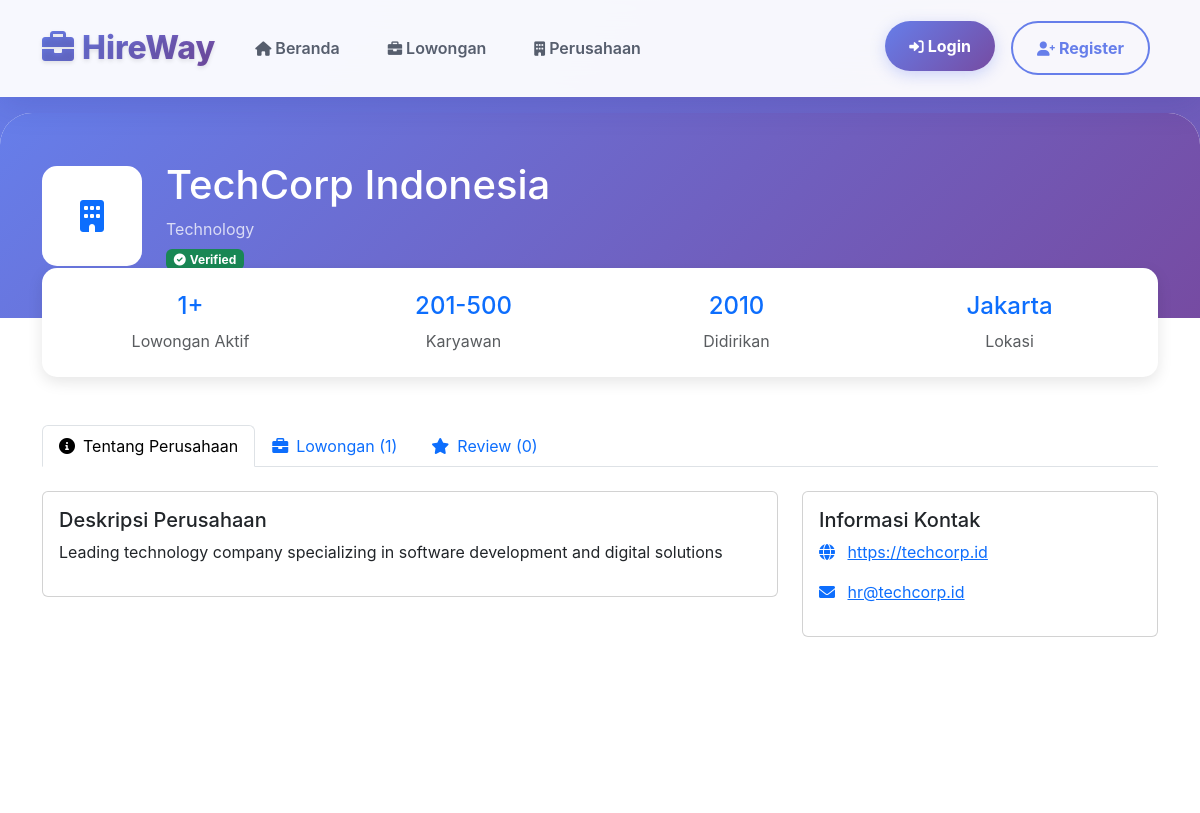
Screenshot of /company-detail.php?id=1 with the database file from the repository.
### tables this page shows
CREATE TABLE companies (
    id INT AUTO_INCREMENT PRIMARY KEY,
    name VARCHAR(150) NOT NULL,
    slug VARCHAR(150) UNIQUE,
    description TEXT,
    industry VARCHAR(100),
    company_size ENUM('1-10', '11-50', '51-200', '201-500', '500+'),
    founded_year YEAR,
    website VARCHAR(255),
    email VARCHAR(100),
    phone VARCHAR(20),
    address TEXT,
    city VARCHAR(100),
    province VARCHAR(100),
    postal_code VARCHAR(10),
    logo VARCHAR(255),
    cover_image VARCHAR(255),
    social_media JSON,
    is_verified BOOLEAN DEFAULT FALSE,
    is_premium BOOLEAN DEFAULT FALSE,
    created_at TIMESTAMP DEFAULT CURRENT_TIMESTAMP,
    updated_at TIMESTAMP DEFAULT CURRENT_TIMESTAMP ON UPDATE CURRENT_TIMESTAMP,
    
    INDEX idx_name (name),
    INDEX idx_slug (slug),
    INDEX idx_industry (industry),
    INDEX idx_city (city),
    INDEX idx_is_verified (is_verified),
    INDEX idx_is_premium (is_premium)
);

### company-detail.php (the view, shortened to what this page needs)
<?php
require_once 'src/includes/profile_helper.php';
$company_id = isset($_GET['id']) ? intval($_GET['id']) : 0;
$stmt = $pdo->prepare("SELECT * FROM companies WHERE id = ?");
$stmt->execute([$company_id]);
$company = $stmt->fetch(PDO::FETCH_ASSOC);
$jobs_stmt = $pdo->prepare("SELECT * FROM jobs WHERE company_id = ? AND is_active = 1 AND status = 'published' ORDER BY created_at DESC LIMIT 10");
$jobs_stmt->execute([$company_id]);
$jobs = $jobs_stmt->fetchAll(PDO::FETCH_ASSOC);
$rating_stmt = $pdo->prepare("SELECT AVG(rating) as avg_rating, COUNT(*) as total_reviews FROM reviews WHERE company_id = ? AND is_approved = 1");
$rating_stmt->execute([$company_id]);
$rating_data = $rating_stmt->fetch(PDO::FETCH_ASSOC);
$total_reviews = $rating_data['total_reviews'];
?>
<!DOCTYPE html>
<html lang="id">
<head>
    <title><?= htmlspecialchars($company['name']) ?> - HireWay</title>    <link href="https://cdn.jsdelivr.net/npm/bootstrap@5.3.0/dist/css/bootstrap.min.css" rel="stylesheet">
    <link href="https://cdnjs.cloudflare.com/ajax/libs/font-awesome/6.0.0/css/all.min.css" rel="stylesheet">
    <link href="assets/css/navbar.css" rel="stylesheet">
</head>
<body>
    <?php include 'src/includes/navbar.php'; ?>
    <div class="main-content">
        <div class="company-header">
        <div class="container">
            <div class="row align-items-center">
                <div class="col-auto">
                    <?php if ($company['logo']): ?>
                        <img src="<?= htmlspecialchars($company['logo']) ?>" alt="Company Logo" class="company-logo">
                    <?php else: ?>
                        <div class="company-logo bg-white text-primary d-flex align-items-center justify-content-center">
                            <i class="fas fa-building" style="font-size: 2rem;"></i>
                        </div>
                    <?php endif; ?>
                </div>
                <div class="col">
                    <h1 class="mb-2"><?= htmlspecialchars($company['name']) ?></h1>
                    <p class="mb-2 opacity-75"><?= htmlspecialchars($company['industry']) ?></p>
                    <div class="d-flex align-items-center">
                        <?php if ($company['is_verified']): ?>
                            <span class="badge bg-success">
                                <i class="fas fa-check-circle me-1"></i>Verified
                            </span>
                        <?php endif; ?>
                    </div>
                </div>
            </div>
        </div>
    </div>
    <div class="container">
        <div class="company-stats p-4 mb-5">
            <div class="row text-center">
                <div class="col-md-3">
                    <h4 class="text-primary"><?= count($jobs) ?>+</h4>
                    <p class="text-muted mb-0">Lowongan Aktif</p>
                </div>
                <div class="col-md-3">
                    <h4 class="text-primary"><?= $company['company_size'] ?></h4>
                    <p class="text-muted mb-0">Karyawan</p>
                </div>
                <div class="col-md-3">
                    <h4 class="text-primary"><?= $company['founded_year'] ?></h4>
                    <p class="text-muted mb-0">Didirikan</p>
                </div>
                <div class="col-md-3">
                    <h4 class="text-primary"><?= htmlspecialchars($company['city']) ?></h4>
                    <p class="text-muted mb-0">Lokasi</p>
                </div>
            </div>
        </div>
        <div class="row">
            <div class="col-12">
                <ul class="nav nav-tabs" id="companyTabs" role="tablist">
                    <li class="nav-item" role="presentation">
                        <button class="nav-link active" id="about-tab" data-bs-toggle="tab" data-bs-target="#about" type="button" role="tab">
                            <i class="fas fa-info-circle me-2"></i>Tentang Perusahaan
                        </button>
                    </li>
                    <li class="nav-item" role="presentation">
                        <button class="nav-link" id="jobs-tab" data-bs-toggle="tab" data-bs-target="#jobs" type="button" role="tab">
                            <i class="fas fa-briefcase me-2"></i>Lowongan (<?= count($jobs) ?>)
                        </button>
                    </li>
                    <li class="nav-item" role="presentation">
                        <button class="nav-link" id="reviews-tab" data-bs-toggle="tab" data-bs-target="#reviews" type="button" role="tab">
                            <i class="fas fa-star me-2"></i>Review (<?= $total_reviews ?>)
                        </button>
                    </li>
                </ul>
                <div class="tab-content mt-4" id="companyTabsContent">
                    <div class="tab-pane fade show active" id="about" role="tabpanel">
                        <div class="row">
                            <div class="col-lg-8">
                                <div class="card">
                                    <div class="card-body">
                                        <h5 class="card-title">Deskripsi Perusahaan</h5>
                                        <p><?= nl2br(htmlspecialchars($company['description'])) ?></p>
                                    </div>
                                </div>
                            </div>
                            <div class="col-lg-4">
                                <div class="card">
                                    <div class="card-body">
                                        <h5 class="card-title">Informasi Kontak</h5>
                                        <?php if ($company['website']): ?>
                                            <p><i class="fas fa-globe text-primary me-2"></i>
                                                <a href="<?= htmlspecialchars($company['website']) ?>" target="_blank">
                                                    <?= htmlspecialchars($company['website']) ?>
                                                </a>
                                            </p>
                                        <?php endif; ?>
                                        <?php if ($company['email']): ?>
                                            <p><i class="fas fa-envelope text-primary me-2"></i>
                                                <a href="mailto:<?= htmlspecialchars($company['email']) ?>">
                                                    <?= htmlspecialchars($company['email']) ?>
                                                </a>
                                            </p>
                                        <?php endif; ?>
                                    </div>
                                </div>
                            </div>
                        </div>
                    </div>
                </div>            </div>
        </div>
    </div>
    </div>
</body>
</html>

### assets/css/navbar.css (style rules this page uses)
* { transition: all 0.3s cubic-bezier(0.4, 0, 0.2, 1); }

### company-detail.php (style rules this page uses)
body { background: linear-gradient(135deg, #667eea 0%, #764ba2 100%); min-height: 100vh; font-family: 'Inter', sans-serif; }
.main-content { background: #ffffff; margin-top: 1rem; border-radius: 2rem 2rem 0 0; min-height: calc(100vh - 100px); overflow: hidden; }
.company-header { background: linear-gradient(135deg, #667eea 0%, #764ba2 100%); color: white; padding: 3rem 0; }
.company-logo { width: 100px; height: 100px; border: 4px solid white; border-radius: 15px; object-fit: cover; }
.company-stats { background: white; border-radius: 15px; box-shadow: 0 5px 15px rgba(0,0,0,0.1); margin-top: -50px; position: relative; z-index: 2; }

### rows the page displays
companies: name "TechCorp Indonesia", industry "Technology", company_size "201-500", founded_year "2010", city "Jakarta", description "Leading technology company specializing in software development and digital solutions", website "https://techcorp.id", email "hr@techcorp.id"

### other values shown
count($jobs) "1"
$total_reviews "0"
